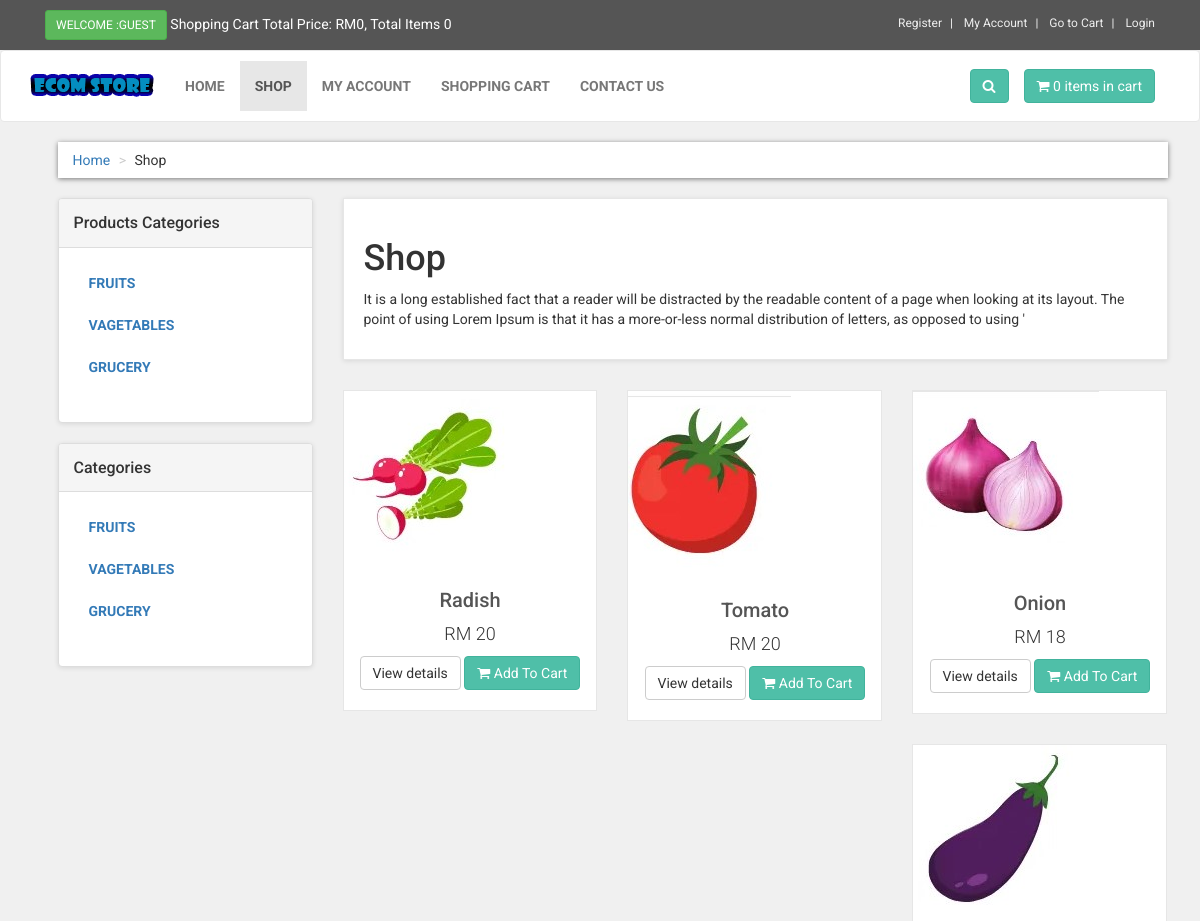
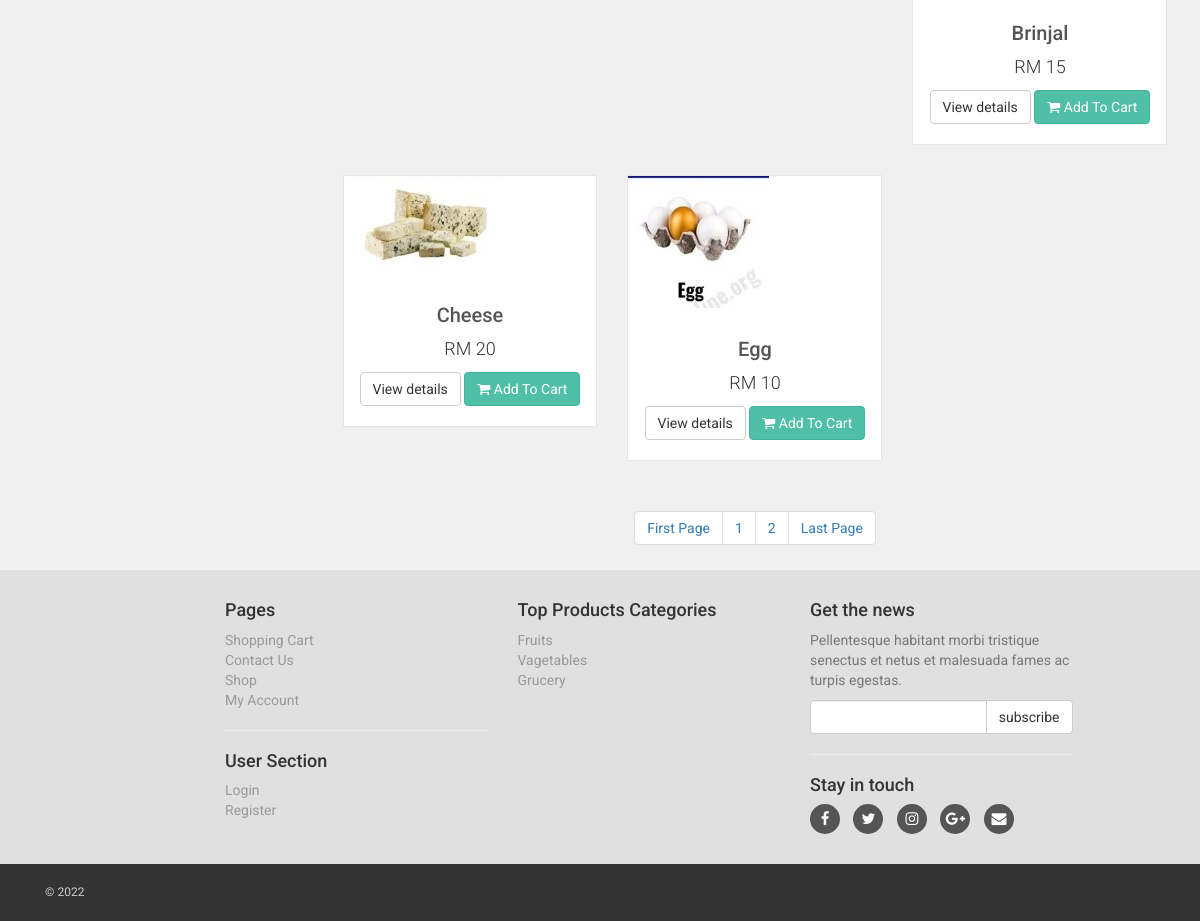
The page /shop.php on the database its author committed (2 pictures, top to bottom).
### tables this page shows
CREATE TABLE `product_categories` (
  `p_cat_id` int(10) NOT NULL,
  `p_cat_title` text NOT NULL,
  `p_cat_desc` text NOT NULL
);

CREATE TABLE `categories` (
  `cat_id` int(10) NOT NULL,
  `cat_title` text NOT NULL,
  `cat_desc` text NOT NULL
);

CREATE TABLE `products` (
  `product_id` int(10) NOT NULL,
  `p_cat_id` int(10) NOT NULL,
  `cat_id` int(10) NOT NULL,
  `date` timestamp NOT NULL DEFAULT current_timestamp() ON UPDATE current_timestamp(),
  `product_title` text NOT NULL,
  `product_img1` text NOT NULL,
  `product_img2` text NOT NULL,
  `product_img3` text NOT NULL,
  `product_quantity` int(10) NOT NULL,
  `product_price` int(10) NOT NULL,
  `product_desc` text NOT NULL,
  `product_keywords` text NOT NULL
);

### shop.php (the view, shortened to what this page needs)
<?php
include("includes/db.php");
include("functions/functions.php");
?>
<!DOCTYPE html>
<html>
<head>
<link href="styles/bootstrap.min.css" rel="stylesheet">
<link href="styles/style.css" rel="stylesheet">
<link href="font-awesome/css/font-awesome.min.css" rel="stylesheet">
</head>
<body>
<div id="top">
<div class="container">
<div class="col-md-6 offer">
<a href="#" class="btn btn-success btn-sm" >
<?php
if(!isset($_SESSION['customer_email'])){
echo "Welcome :Guest";
}else{
echo "Welcome : " . $_SESSION['customer_email'] . "";
}
?>
</a>
<a href="#">
Shopping Cart Total Price: <?php total_price(); ?>, Total Items <?php items(); ?>
</a>
</div>
<div class="col-md-6">
<ul class="menu">
<li>
<a href="customer_register.php">
Register
</a>
</li>
<li>
<?php
if(!isset($_SESSION['customer_email'])){
echo "<a href='checkout.php' >My Account</a>";
}
else{
echo "<a href='customer/my_account.php?my_orders'>My Account</a>";
}
?>
</li>
<li>
<a href="cart.php">
Go to Cart
</a>
</li>
<li>
<?php
if(!isset($_SESSION['customer_email'])){
echo "<a href='checkout.php'> Login </a>";
}else {
echo "<a href='logout.php'> Logout </a>";
}
?>
</li>
</ul>
</div>
</div>
</div>
<div class="navbar navbar-default" id="navbar">
<div class="container" >
<div class="navbar-header">
<a class="navbar-brand home" href="index.php" >
<img src="images/ecom-store-logo.png" alt="ecom logo" class="hidden-xs" >
</a>
</div>
<div class="navbar-collapse collapse" id="navigation" >
<div class="padding-nav" >
<ul class="nav navbar-nav navbar-left">
<li>
<a href="index.php"> Home </a>
</li>
<li class="active" >
<a href="shop.php"> Shop </a>
</li>
<li>
<?php
if(!isset($_SESSION['customer_email'])){
echo "<a href='checkout.php' >My Account</a>";
}
else{
echo "<a href='customer/my_account.php?my_orders'>My Account</a>";
}
?>
</li>
<li>
<a href="cart.php"> Shopping Cart </a>
</li>
<li>
<a href="contact.php"> Contact Us </a>
</li>
</ul>
</div>
<a class="btn btn-primary navbar-btn right" href="cart.php">
<i class="fa fa-shopping-cart"></i>
<span> <?php items(); ?> items in cart </span>
</a>
<div class="navbar-collapse collapse right">
<button class="btn navbar-btn btn-primary" type="button" data-toggle="collapse" data-target="#search">
<i class="fa fa-search"></i>
</button>
</div>
</div>
</div>
</div>
<div id="content" >
<div class="container" >
<div class="col-md-12" >
<ul class="breadcrumb" >
<li>
<a href="index.php">Home</a>
</li>
<li>Shop</li>
</ul>
</div>
<div class="col-md-3">
<?php include("includes/sidebar.php"); ?>
</div>
<div class="col-md-9" >
<?php
if(!isset($_GET['p_cat'])){
if(!isset($_GET['cat'])){
echo "
<div class='box'>
<h1>Shop</h1>
<p>It is a long established fact that a reader will be distracted by the readable content of a page when looking at its layout. The point of using Lorem Ipsum is that it has a more-or-less normal distribution of letters, as opposed to using '</p>
</div>
";
}
}
?>
<div class="row" >
<?php
if(!isset($_GET['p_cat'])) {
if(!isset($_GET['cat'])){
$per_page=6;
if(isset($_GET['page'])){
$page = $_GET['page'];
}else {
$page=1;
}
$start_from = ($page-1) * $per_page ;
$get_products = "select * from products order by 1 DESC LIMIT $start_from,$per_page";
$run_products = mysqli_query($con,$get_products);
while($row_products=mysqli_fetch_array($run_products)){
$pro_id = $row_products['product_id'];
$pro_title = $row_products['product_title'];
$pro_price = $row_products['product_price'];
$pro_img1 = $row_products['product_img1'];
echo "
<div class='col-md-4 col-sm-6 center-responsive' >
<div class='product' >
<a href='details.php?pro_id=$pro_id' >
<img src='admin_area/product_images/$pro_img1' class='img-responsive' >
</a>
<div class='text' >
<h3><a href='details.php?pro_id=$pro_id' >$pro_title</a></h3>
<p class='price' >RM $pro_price</p>
<p class='buttons' >
<a href='details.php?pro_id=$pro_id' class='btn btn-default' >View details</a>
<a href='details.php?pro_id=$pro_id' class='btn btn-primary'>
<i class='fa fa-shopping-cart' ></i> Add To Cart
</a>
</p>
</div>
</div>
</div>
";
}
?>
</div>
<center>
<ul class="pagination" >
<?php
$query = "select * from products";
$result = mysqli_query($con,$query);
$total_records = mysqli_num_rows($result);
$total_pages = ceil($total_records / $per_page);
echo "
<li><a href='shop.php?page=1' >".'First Page'."</a></li>
";
for ($i=1; $i<=$total_pages; $i++){
echo "
<li><a href='shop.php?page=".$i."' >".$i."</a></li>
";
};
echo "
<li><a href='shop.php?page=$total_pages' >".'Last Page'."</a></li>
";
}
}
?>
</ul>
</center>
</div>
</div>
</div>
<?php
include("includes/footer.php");
?>
</body>
</html>

### functions/functions.php (shortened to what this page needs)
<?php
$db = mysqli_connect("localhost", "root", "", "ecom_store");
function getRealUserIp()
{
    switch (true) {
        default :
            return $_SERVER['REMOTE_ADDR'];
    }
}
function items()
{
    global $db;
    $ip_add = getRealUserIp();
    $get_items = "select * from cart where ip_add='$ip_add'";
    $run_items = mysqli_query($db, $get_items);
    $count_items = mysqli_num_rows($run_items);
    echo $count_items;
}
function total_price()
{
    $total = 0;
    echo "RM" . $total;
}
function getPCats()
{
    global $db;
    $get_p_cats = "select * from product_categories";
    $run_p_cats = mysqli_query($db, $get_p_cats);
    while ($row_p_cats = mysqli_fetch_array($run_p_cats)) {
        $p_cat_id = $row_p_cats['p_cat_id'];
        $p_cat_title = $row_p_cats['p_cat_title'];
        echo "<li><a href='shop.php?p_cat=$p_cat_id'> $p_cat_title </a></li>";
    }
}
function getCats()
{
    global $db;
    $get_cats = "select * from categories";
    $run_cats = mysqli_query($db, $get_cats);
    while ($row_cats = mysqli_fetch_array($run_cats)) {
        $cat_id = $row_cats['cat_id'];
        $cat_title = $row_cats['cat_title'];
        echo "<li><a href='shop.php?cat=$cat_id'>$cat_title</a></li>";
    }
}
?>

### includes/footer.php (shortened to what this page needs)
<div id="footer">
    <div class="container">
        <div class="row">
            <div class="col-md-2 col-sm-6">
            </div>
            <div class="col-md-3 col-sm-6">
                <h4>Pages</h4>
                <ul>
                    <li><a href="cart.php">Shopping Cart</a></li>
                    <li><a href="contact.php">Contact Us</a></li>
                    <li><a href="shop.php">Shop</a></li>
                    <li>
                        <?php
                        if (!isset($_SESSION['customer_email'])) {
                            echo "<a href='checkout.php' >My Account</a>";
                        } else {
                            echo "<a href='customer/my_account.php?my_orders'>My Account</a>";
                        }
                        ?>
                    </li>
                </ul>
                <hr>
                <h4>User Section</h4>
                <ul>
                    <li>
                        <?php
                        if (!isset($_SESSION['customer_email'])) {
                            echo "<a href='checkout.php' >Login</a>";
                        } else {
                            echo "<a href='customer/my_account.php?my_orders'>My Account</a>";
                        }
                        ?>
                    </li>
                    <li><a href="customer_register.php">Register</a></li>
                </ul>
            </div>
            <div class="col-md-3 col-sm-6">
                <h4> Top Products Categories </h4>
                <ul>
                    <?php
                    $get_p_cats = "select * from product_categories";
                    $run_p_cats = mysqli_query($con, $get_p_cats);
                    while ($row_p_cats = mysqli_fetch_array($run_p_cats)) {
                        $p_cat_id = $row_p_cats['p_cat_id'];
                        $p_cat_title = $row_p_cats['p_cat_title'];
                        echo "<li> <a href='shop.php?p_cat=$p_cat_id'> $p_cat_title </a> </li>";
                    }
                    ?>
                </ul>
            </div>
                    <div class="col-md-3 col-sm-6">
                <h4>Get the news</h4>
                <p class="text-muted">
                    Pellentesque habitant morbi tristique senectus et netus et malesuada fames ac turpis egestas.
                </p>
                <form action="https://feedburner.google.com/fb/a/mailverify" method="post" target="popupwindow"
                      onsubmit="window.open('https://feedburner.google.com/fb/a/mailverify?uri=computerfever', 'popupwindow', 'scrollbars=yes,width=550,height=520');return true">
                    <div class="input-group">
                        <input type="text" class="form-control" name="email">
                        <span class="input-group-btn">
<input type="submit" value="subscribe" class="btn btn-default">
</span>
                    </div>
                </form>
                <hr>
                <h4> Stay in touch </h4>
                <p class="social">
                    <a href="#"><i class="fa fa-facebook"></i></a>
                    <a href="#"><i class="fa fa-twitter"></i></a>
                    <a href="#"><i class="fa fa-instagram"></i></a>
                    <a href="#"><i class="fa fa-google-plus"></i></a>
                    <a href="#"><i class="fa fa-envelope"></i></a>
                </p>
            </div>
        </div>
    </div>
</div>
<div id="copyright">
    <div class="container">
        <div class="col-md-6">
            <p class="pull-left"> &copy; 2022 </p>
        </div>
        <div class="col-md-6">
        </div>
    </div>
</div>

### styles/style.css (style rules this page uses)
body { font-family: "Roboto", Helvetica, Arial, sans-serif; font-size: 14px; line-height: 1.42857143; color: #333333; background-color: #f0f0f0; overflow-x: hidden; }
#top { background: #555555; padding: 10px 0; }
#top .offer { color: #fff; }
#top .offer .btn { text-transform: uppercase; }
#top a { color: #fff; }
#top ul.menu { padding-top: 5px; margin: 0; text-align: right; font-size: 12px; list-style: none; }
#top ul.menu > li { display: inline-block; }
#top ul.menu > li a { color: #eeeeee; }
#top ul.menu > li + li:before { content: "|\00a0"; padding: 0 5px; color: #f7f7f7; }
.navbar { background:white; }
.navbar-collapse .right { float:right; }
.navbar-brand { float:left; padding: 10px 15px; font-size:18px; line-height:20px; height:70px; }
.navbar ul.nav > li > a { text-transform:uppercase; font-weight:bold; font-size:14px; }
.padding-nav { padding-top:10px; }
.btn-primary { color:rgb(255, 255, 255); background-color:rgb(79, 191, 168); border-color:rgb(65, 179, 156); }
.box { background: #fff; margin: 0 0 30px; border: solid 1px #e6e6e6; box-sizing: border-box; padding:20px; box-shadow: 0 1px 5px rgba(0, 0, 0, 0.1); }
#content { padding-left:25px; }
#content .product { background:#fff; border: solid 1px #e6e6e6; box-sizing: border-box; margin-bottom: 30px; }
#content .product .text p.price { font-size:18px; text-align:center; font-weight:300; }
#content .product .text .buttons { clear:both; text-align:center; }
#content .product .text h3 { text-align:center; font-size:20px; }
#content .product .text h3 a { color:rgb(85, 85, 85); }
#content .product .text { padding:10px 10px 0px; }
#content .product .text .buttons .btn { margin-bottom:10px; }
.breadcrumb { padding: 8px 15px; margin-bottom:20px; background-color: #ffffff; border-radius: 0; box-shadow: 0 1px 5px rgba(0, 0, 0, 0.5); }
.breadcrumb > li + li:before { content: ">\00a0"; color:#cccccc; }
#content .panel.sidebar-menu ul.nav.category-menu li a { text-transform: uppercase; font-weight: bold; }
#footer { background: #e0e0e0; padding: 20px 0; }
#footer ul { padding-left: 0; list-style: none; }
#footer ul a { color:#999999; padding: 20px 0; }
#footer .social { text-align: left; }
#footer .social a { margin: 0 10px 0 0; color: #fff; display: inline-block; width: 30px; height: 30px; border-radius: 15px; line-height: 30px; font-size: 15px; text-align: center; transition: all 0.2s ease-out; vertical-align: bottom; background-color:#555555; }
#copyright { background:#333; color:#ccc; padding:20px 0; font-size:12px; }
#copyright p { margin: 0; }

### rows shown on the page
product_categories: p_cat_title "FRUITS", p_cat_title "Fruits"
product_categories: p_cat_title "VAGETABLES", p_cat_title "Vagetables"
product_categories: p_cat_title "GRUCERY", p_cat_title "Grucery"
categories: cat_title "FRUITS"
categories: cat_title "VAGETABLES"
categories: cat_title "GRUCERY"
products: product_img1 (picture), product_title "Radish", product_price "20"
products: product_img1 (picture), product_title "Tomato", product_price "20"
products: product_img1 (picture), product_title "Onion", product_price "18"
products: product_img1 (picture), product_title "Brinjal", product_price "15"
products: product_img1 (picture), product_title "Cheese", product_price "20"
products: product_img1 (picture), product_title "Egg", product_price "10"

### other values the page prints
$total "0"
$count_items "0 0"
